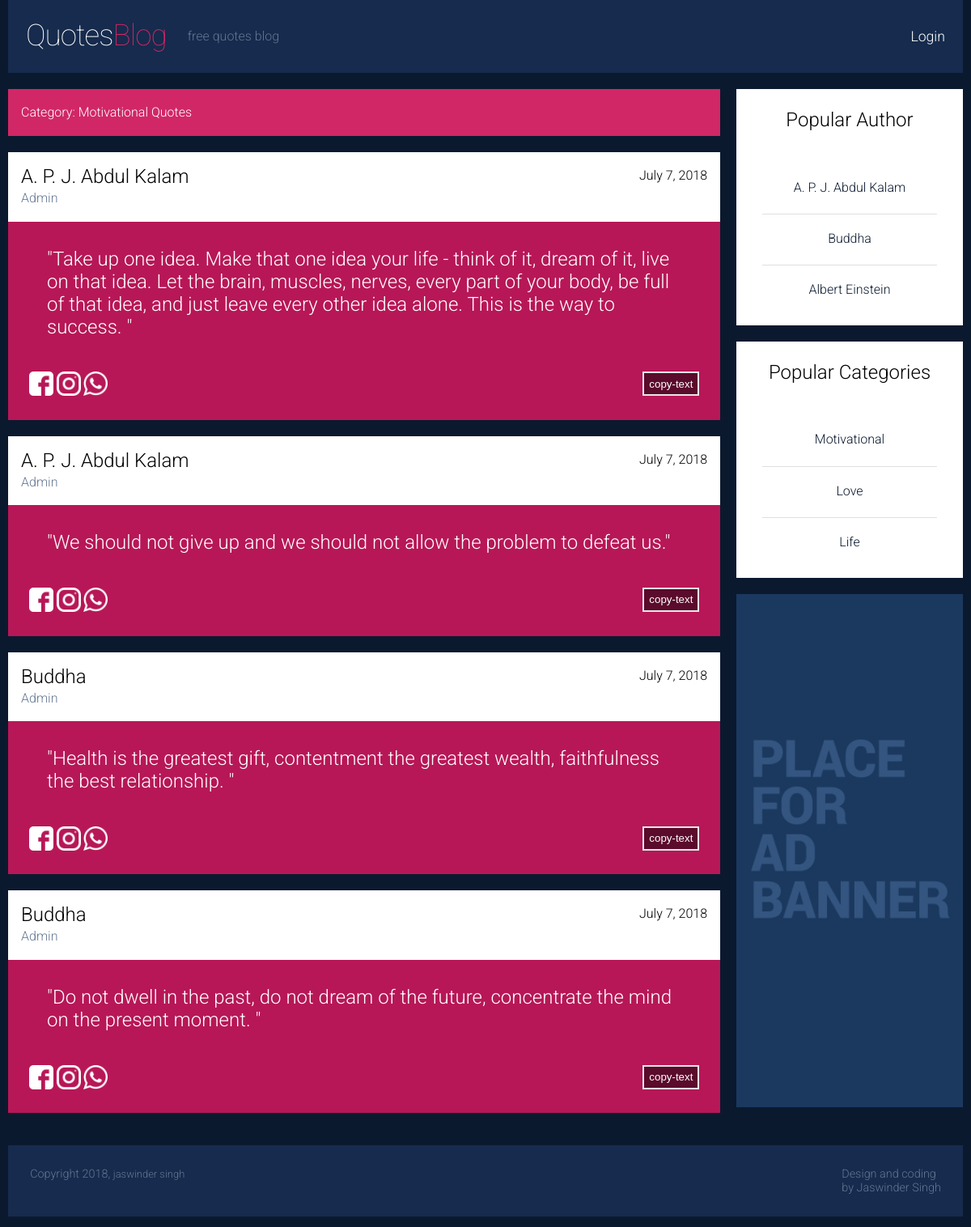
Screenshot of /quotes/category/Motivational with the database file from the repository.
### quotes/models.py (models this page shows)
class category(models.Model):
	name = models.CharField(max_length=30)
	submitedon = models.DateField(default=datetime.date.today)
	user = models.ForeignKey(settings.AUTH_USER_MODEL, on_delete=models.CASCADE,default=1)
	isapproved = models.BooleanField(default=False)
	isdeleted = models.BooleanField(default=False)

class quotes(models.Model):
	quotes = models.CharField(max_length=500)
	author = models.ForeignKey(author, on_delete=models.CASCADE)
	user = models.ForeignKey(settings.AUTH_USER_MODEL, on_delete=models.CASCADE,default=1)
	submitedon = models.DateField(default=datetime.date.today)
	category = models.ForeignKey(category, on_delete=models.CASCADE)
	shareFacebook = models.IntegerField(default=0)
	shareWhatsapp = models.IntegerField(default=0)
	shareInstagram = models.IntegerField(default=0)
	copyquotes = models.IntegerField(default=0)
	isapproved = models.BooleanField(default=False)
	isdeleted = models.BooleanField(default=False)

class author(models.Model):
	name = models.CharField(max_length=30)
	user = models.ForeignKey(settings.AUTH_USER_MODEL, on_delete=models.CASCADE,default=1)
	submitedon = models.DateField(default=datetime.date.today)
	isapproved = models.BooleanField(default=False)
	isdeleted = models.BooleanField(default=False)

### quotes/views.py (the view)
# urls.py: path('category/<categoryname>', views.categoryname, name='categoryname'),
def categoryname(request,categoryname):
	quo = quotes.objects.filter(category__name=categoryname)
	if not quo:
		if request.user.is_authenticated:
			return render(request,"usererror.html",{"categoryname":categoryname})
		else:
			return render(request,"error.html",{"categoryname":categoryname})
	else:
		context = {"category_quotes":quo,"categoryname":categoryname}
		return render(request,"categoryname.html",context)

### quotes/context_processors.py (called while the page is built)
def categories(request):
	return {
		'categories': category.objects.all()[:3],
		'authors': author.objects.all()[:3]
	}

### quotes/templates/categoryname.html
{% extends 'base.html' %}
   {% block pagecontent %}
      <section id="article-section" class="line archive">
         <div class="margin">
            <div class="s-12 l-9">
               {% if category_quotes %}
               <article class="margin-bottom">
                  <div class="post-4 line">
                     <div class="s-12 l-12 " style="padding: 1em 1em 1em;">
                        <p class="month" style="color: white;">Category: {{categoryname}} Quotes</p>
                     </div>
                  </div>
               </article>
               {% for quote in category_quotes %}
               <article class="margin-bottom">
                  <div>
                     <div class="s-12 l-12 " style="padding: 1em 1em 1em;">
                        <a class="month" style="color: black;font-size: x-large;" href="/quotes/author/{{quote.author.name}}">{{quote.author.name}}</a>
                        <p class="date" style="color: black;float: right;">{{quote.submitedon}}</p>
                        {% if quote.user.is_staff %}
                     <p>Admin</p>
                  {% else %}
                     <p>{{ quote.user.username }}</p>
                  {%endif%}
                     </div>
                  </div>
                  <div class="post-1 line">
                  <div style="padding: 2em 3em 1em;" >
                     <a href="/quotes/search/?id={{quote.id}}" style="color: white;font-size: x-large;" id="quotes_{{quote.id}}">"{{quote.quotes}}"
                     </a>
                  </div>
                  <div class="social">
                  <a onclick="updatedata('shareFacebook_{{quote.id}}')">
                     <img style="height: 30px;width: 30px;cursor: pointer;" src="/static/img/icon/facebook-logo.png" />
                  </a>
                  <a onclick="updatedata('shareInstagram_{{quote.id}}')">
                     <img style="height: 30px;width: 30px;cursor: pointer;" src="/static/img/icon/instagram.png" />
                  </a>
                  <a onclick="updatedata('shareWhatsapp_{{quote.id}}')">
                     <img  style="height: 30px;width: 30px;cursor: pointer;" src="/static/img/icon/whatsapp-logo.png" />
                  </a>
                  <button id="copyquotes_{{quote.id}}" onclick="updatedata('copyquotes_{{quote.id}}')" class="right" style="background:rgba(0,0,0,0.5);color: white;border: 2px solid #e7e7e7;height: 30px;cursor: copy;">copy-text</button>
               </div>
               </div>
               </article>
               {% endfor %}
               {% endif %}
            </div>
   {% endblock %}

### quotes/templates/base.html (shortened to what this page needs)
{% load static %}
<!DOCTYPE html>
<html lang="en-US">
   <head>
      <link rel="stylesheet" href='{%static "css/components.css" %}'>
      <link rel="stylesheet" href='{% static "css/responsee.css" %}'>
      <link rel="stylesheet" href='{%static "css/template-style.css"%}'>
   </head>
   <body class="size-1140">
      <header class="margin-bottom">
         <div class="line">
            <nav>
               <div class="top-nav">
                  <a class="logo" href="{% url 'index' %}">
                  Quotes<span>Blog</span>
                  </a>
                  <h1>free quotes blog</h1>
                  <ul class="top-ul right">
                   {% if user.is_authenticated %}
                     <li>
                        <a>Welcome: {{user.username}}</a>
                     </li>
                     <li>
                        <a href="/user/profile/">Dashboard</a>
                     </li>
                     <li>
                        <a href="/accounts/logout/?next=/">Logout</a>
                     </li>
                   {% else %}
                     <li>
                        <a href="/accounts/login/">Login</a>
                     </li>
                   {%endif%}
                  </ul>
               </div>
            </nav>
         </div>
      </header>
      {% block pagecontent %}
      {% endblock %}
         <div class="s-12 l-3" >
            <article class="post-3 line" style="padding: 1em 1em 1em;font-size: x-large;color: black;" >
               <center>Popular Author</center>
            </article>
            <aside>
               <div class="aside-block margin-bottom">
                     <center>
                        {% for author in authors %}
                        <a class="latest-posts" href="/quotes/author/{{author.name}}">
                        <h5>{{author.name}}</h5>
                        </a>
                        {% endfor %}
                     </center>
               </div>
            </aside>
            <article class="post-3 line" style="padding: 1em 1em 1em;font-size: x-large;color: black;" >
               <center>Popular Categories</center>
            </article>
            <aside>
               <div class="aside-block margin-bottom">
                     <center>
                        {% for category in categories %}
                        <a class="latest-posts" href="/quotes/category/{{category.name}}">
                        <h5>{{category.name}}</h5>
                        </a>
                        {% endfor %}
                     </center>
                  </div>
                  <div class="advertising margin-bottom">
                     <img src="/static/img/banner.jpg" alt="ad banner">
                  </div>
            </aside>
         </div>
      </div>
   </section>
      <div class="line">
         <footer>
            <div class="s-12 l-8">
               <p>
                  Copyright 2018, <a href="http://jaswinder.info/">jaswinder singh</a><br>
               </p>
            </div>
            <div class="s-12 l-4">
               <a class="right" href="http://jaswinder.info/" title="">Design and coding<br>
               by Jaswinder Singh
               </a>
            </div>
         </footer>
      </div>
   </body>
</html>

### static/css/responsee.css (style rules this page uses)
* { -webkit-box-sizing:border-box; -moz-box-sizing:border-box; box-sizing:border-box; margin:0; }
body { background:none repeat scroll 0 0 #d3d3d3; font-size:100%; margin:0; font-family:"Open Sans",Arial,sans-serif; color:#444; }
h1, h2, h3, h4, h5, h6 { color:#444; font-weight: normal; margin:0.2em 0 0.2em 0; }
h1 { font-size:2.4em; }
h5 { font-size:1em; }
a, a:link, a:visited, a:hover, a:active { text-decoration:none; color:#444; }
img { border:0; height:auto; width:100%; }
.size-1140 .line { margin:0 auto; max-width:90.25em; padding:0 0.625em; }
nav { display:block; width:100%; background:#262626; }
.line:after,nav:after,.center:after,.box:after { clear:both; content:"."; display:block; height:0; line-height:0; visibility:hidden; }
.top-nav ul { padding:0; }
.top-nav li { float:left; list-style:none outside none; cursor:pointer; }
.top-nav li a { padding:1.25em; display:block; color:#fff; }
.aside-nav li li a, .aside-nav li li.active-item a, .aside-nav li li.aside-sub-submenu li a, .aside-nav > ul > li > a, .aside-nav > ul > li.active-item > a:link, .aside-nav > ul > li.active-item > a:visited, .aside-nav li > ul, .top-nav .active-item a, .top-nav li a, .aside-nav li a, .top-nav li ul li a, .top-nav li a,.top-nav li a, .top-nav li ul li a, .top-nav li ul li ul li a { transition:background 0.20s linear 0s; -o-transition:background 0.20s linear 0s; -ms-transition:background 0.20s linear 0s; -moz-transition:background 0.20s linear 0s; -webkit-transition:background 0.20s linear 0s; }
.margin { margin:0 -0.625em; }
.line { clear:left; }
.line .line { padding:0; }
.margin-bottom { margin-bottom:1.25em; }
.s-1, .s-2,.s-five,.s-3, .s-4, .s-5, .s-6, .s-7, .s-8, .s-9, .s-10, .s-11, .s-12, .l-1, .l-2, .l-five, .l-3, .l-4, .l-5, .l-6, .l-7, .l-8, .l-9, .l-10, .l-11, .l-12 { float:left; position:relative; }
.s-12 { width:100%; }
.margin > .s-1,.margin > .s-2,.margin > .s-five,.margin > .s-3,.margin > .s-4,.margin > .s-5,.margin > .s-6,.margin > .s-7,.margin > .s-8,.margin > .s-9,.margin > .s-10,.margin > .s-11,.margin > .s-12, .margin > .l-1,.margin > .l-2,.margin > .l-five,.margin > .l-3,.margin > .l-4,.margin > .l-5,.margin > .l-6,.margin > .l-7,.margin > .l-8,.margin > .l-9,.margin > .l-10,.margin > .l-11,.margin > .l-12 { padding:0 0.625em; }
.margin > .s-12 { width:100%; }
.l-3 { width:25%; }
.l-4 { width:33.3333%; }
.l-8 { width:66.6666%; }
.l-9 { width:75%; }
.l-12 { clear:left;width:100%; }
.margin > .l-3 { width:25%; }
.margin > .l-9 { width:75%; }
.right { float:right; }

### static/css/template-style.css (style rules this page uses)
body { background: none repeat scroll 0 0 #0b192f; color: #fff; font-family: roboto; font-weight: 300; }
nav { background: none repeat scroll 0 0 #162b4d; position: relative; }
a.logo { color: #fff; display: inline-block; font-size: 2.3em; font-weight: 100; letter-spacing: -1px; padding: 0.6em; }
a.logo span { color: #d12767; }
header h1 { color: #637693; display: inline; font-size: 1em; font-weight: 300; margin: 0; position: relative; top: -0.35em; }
.top-nav li a { font-size: 1.1em; padding: 2em 1.25em; }
.social { padding: 1.6em; }
section p { line-height: 1.6em; }
.post-1 { background: none repeat scroll 0 0 #B71757; }
.post-3 { background: none repeat scroll 0 0 #b1660e; }
.post-4 { background: none repeat scroll 0 0 #d12767; }
.aside-block { background: none repeat scroll 0 0 #fff; margin-bottom: 1.25em; padding: 2em; }
aside img { display: block; margin: 0; }
.advertising { background: none repeat scroll 0 0 #fff; }
footer { background: none repeat scroll 0 0 #162b4d; display: inline-block; margin-bottom: 0; margin-top: 1.25em; padding: 1.7em; position: relative; width: 100%; }
footer p, footer a, footer a:link, footer a:active, footer a:visited { color: #637693; font-size: 0.9em; }
#article-section article { background: none repeat scroll 0 0 #fff; }
#article-section p { color: #637693; }
#article-section h1, #article-section h2, #article-section h3, #article-section h4, #article-section h5, #article-section h6 { color: #0b192f; font-weight: 100; }
#article-section h3, #article-section h4, #article-section h5, #article-section h6 { font-weight: 300; }
a.latest-posts { border-bottom: 1px solid #e0e0e0; display: block; margin-bottom: 1.25em; padding-bottom: 1.25em; }
a.latest-posts:last-child { border: 0 none; margin: 0; padding: 0; }

### rows the page displays
category: name "Motivational"
quotes: author.name "A. P. J. Abdul Kalam", submitedon "July 7, 2018", shows "Admin", quotes "Take up one idea. Make that one idea your life - think of it, dream of it, live on that idea. Let the brain, muscles, nerves, every part of your body, be full of that idea, and just leave every other idea alone. This is the way to success."
quotes: author.name "A. P. J. Abdul Kalam", submitedon "July 7, 2018", shows "Admin", quotes "We should not give up and we should not allow the problem to defeat us."
quotes: author.name "Buddha", submitedon "July 7, 2018", shows "Admin", quotes "Health is the greatest gift, contentment the greatest wealth, faithfulness the best relationship."
quotes: author.name "Buddha", submitedon "July 7, 2018", shows "Admin", quotes "Do not dwell in the past, do not dream of the future, concentrate the mind on the present moment."
author: name "A. P. J. Abdul Kalam"
author: name "Buddha"
author: name "Albert Einstein"
category: name "Love"
category: name "Life"
